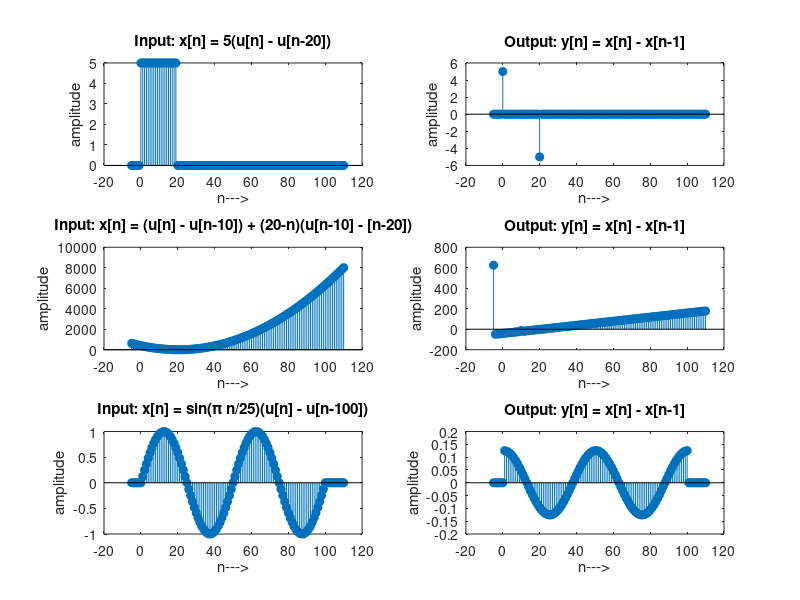

Source code (MATLAB):
clc; close all; clearvars;
n = -5:110;
u = @(n) (n >= 0); 
xa = 5 * (u(n) - u(n-20));
xb = (u(n) - u(n-10)) + (20 - n) .* (u(n-10) - (n-20));
xc = sin(pi * n / 25) .* (u(n) - u(n-100));
ya = xa - [0, xa(1:end-1)];
yb = xb - [0, xb(1:end-1)];
yc = xc - [0, xc(1:end-1)];
subplot(3,2,1); stem(n, xa, 'filled'); title('Input: x[n] = 5(u[n] - u[n-20])');
ylabel('amplitude'); xlabel('n--->');
subplot(3,2,2); stem(n, ya, 'filled'); title('Output: y[n] = x[n] - x[n-1]');
ylabel('amplitude'); xlabel('n--->'); 
subplot(3,2,3); stem(n, xb, 'filled'); title('Input: x[n] = (u[n] - u[n-10]) + (20-n)(u[n-10] - [n-20])');
ylabel('amplitude'); xlabel('n--->');
subplot(3,2,4); stem(n, yb, 'filled'); title('Output: y[n] = x[n] - x[n-1]');
ylabel('amplitude'); xlabel('n--->');
subplot(3,2,5); stem(n, xc, 'filled'); title('Input: x[n] = sin(\pi n/25)(u[n] - u[n-100])');
ylabel('amplitude'); xlabel('n--->');
subplot(3,2,6); stem(n, yc, 'filled'); title('Output: y[n] = x[n] - x[n-1]');
ylabel('amplitude'); xlabel('n--->'); 
